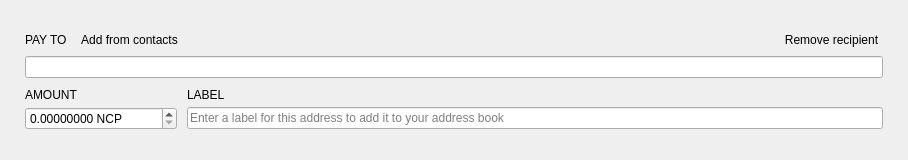
<?xml version="1.0" encoding="UTF-8"?>
<ui version="4.0">
 <class>TransferFrame</class>
 <widget class="QFrame" name="TransferFrame">
  <property name="geometry">
   <rect>
    <x>0</x>
    <y>0</y>
    <width>908</width>
    <height>160</height>
   </rect>
  </property>
  <property name="sizePolicy">
   <sizepolicy hsizetype="Preferred" vsizetype="Preferred">
    <horstretch>0</horstretch>
    <verstretch>150</verstretch>
   </sizepolicy>
  </property>
  <property name="minimumSize">
   <size>
    <width>0</width>
    <height>160</height>
   </size>
  </property>
  <property name="maximumSize">
   <size>
    <width>16777215</width>
    <height>160</height>
   </size>
  </property>
  <property name="windowTitle">
   <string>Frame</string>
  </property>
  <property name="styleSheet">
   <string notr="true"/>
  </property>
  <property name="frameShape">
   <enum>QFrame::NoFrame</enum>
  </property>
  <property name="frameShadow">
   <enum>QFrame::Plain</enum>
  </property>
  <layout class="QVBoxLayout" name="verticalLayout">
   <property name="spacing">
    <number>10</number>
   </property>
   <property name="leftMargin">
    <number>25</number>
   </property>
   <property name="rightMargin">
    <number>25</number>
   </property>
   <item>
    <spacer name="verticalSpacer_2">
     <property name="orientation">
      <enum>Qt::Vertical</enum>
     </property>
     <property name="sizeHint" stdset="0">
      <size>
       <width>20</width>
       <height>40</height>
      </size>
     </property>
    </spacer>
   </item>
   <item>
    <layout class="QGridLayout" name="gridLayout">
     <property name="verticalSpacing">
      <number>5</number>
     </property>
     <item row="0" column="0">
      <widget class="WalletGui::WalletNormalGrayTextLabel" name="m_payToTextLabel">
       <property name="sizePolicy">
        <sizepolicy hsizetype="Minimum" vsizetype="Minimum">
         <horstretch>0</horstretch>
         <verstretch>0</verstretch>
        </sizepolicy>
       </property>
       <property name="text">
        <string>PAY TO</string>
       </property>
       <property name="alignment">
        <set>Qt::AlignLeading|Qt::AlignLeft|Qt::AlignVCenter</set>
       </property>
       <property name="margin">
        <number>0</number>
       </property>
       <property name="indent">
        <number>0</number>
       </property>
      </widget>
     </item>
     <item row="0" column="1">
      <widget class="WalletGui::WalletTinyLinkLikeButton" name="m_addressBookButton">
       <property name="sizePolicy">
        <sizepolicy hsizetype="Preferred" vsizetype="Minimum">
         <horstretch>0</horstretch>
         <verstretch>0</verstretch>
        </sizepolicy>
       </property>
       <property name="cursor">
        <cursorShape>PointingHandCursor</cursorShape>
       </property>
       <property name="focusPolicy">
        <enum>Qt::NoFocus</enum>
       </property>
       <property name="layoutDirection">
        <enum>Qt::LeftToRight</enum>
       </property>
       <property name="text">
        <string>Add from contacts</string>
       </property>
       <property name="flat">
        <bool>true</bool>
       </property>
      </widget>
     </item>
     <item row="0" column="2">
      <spacer name="horizontalSpacer">
       <property name="orientation">
        <enum>Qt::Horizontal</enum>
       </property>
       <property name="sizeHint" stdset="0">
        <size>
         <width>318</width>
         <height>10</height>
        </size>
       </property>
      </spacer>
     </item>
     <item row="0" column="3" alignment="Qt::AlignBottom">
      <widget class="WalletGui::WalletTinyLinkLikeButton" name="m_removeButton">
       <property name="sizePolicy">
        <sizepolicy hsizetype="Preferred" vsizetype="Minimum">
         <horstretch>0</horstretch>
         <verstretch>0</verstretch>
        </sizepolicy>
       </property>
       <property name="cursor">
        <cursorShape>PointingHandCursor</cursorShape>
       </property>
       <property name="focusPolicy">
        <enum>Qt::NoFocus</enum>
       </property>
       <property name="text">
        <string>Remove recipient</string>
       </property>
       <property name="flat">
        <bool>true</bool>
       </property>
      </widget>
     </item>
     <item row="1" column="0" colspan="4">
      <widget class="WalletGui::ClearableLineEdit" name="m_sendAddressEdit">
       <property name="styleSheet">
        <string notr="true">[errorState=&quot;true&quot;] {
  border-color: #ef3131;
}</string>
       </property>
      </widget>
     </item>
    </layout>
   </item>
   <item>
    <layout class="QGridLayout" name="gridLayout_2">
     <property name="verticalSpacing">
      <number>5</number>
     </property>
     <item row="0" column="0">
      <widget class="WalletGui::WalletNormalGrayTextLabel" name="m_amountTextLabel">
       <property name="text">
        <string>AMOUNT</string>
       </property>
       <property name="alignment">
        <set>Qt::AlignBottom|Qt::AlignLeading|Qt::AlignLeft</set>
       </property>
       <property name="indent">
        <number>0</number>
       </property>
      </widget>
     </item>
     <item row="0" column="1">
      <widget class="WalletGui::WalletNormalGrayTextLabel" name="m_labelTextLabel">
       <property name="text">
        <string>LABEL</string>
       </property>
       <property name="alignment">
        <set>Qt::AlignBottom|Qt::AlignLeading|Qt::AlignLeft</set>
       </property>
       <property name="indent">
        <number>0</number>
       </property>
      </widget>
     </item>
     <item row="1" column="0">
      <widget class="QDoubleSpinBox" name="m_sendAmountSpin">
       <property name="focusPolicy">
        <enum>Qt::ClickFocus</enum>
       </property>
       <property name="layoutDirection">
        <enum>Qt::LeftToRight</enum>
       </property>
       <property name="styleSheet">
        <string notr="true">[errorState=&quot;true&quot;] {
  border-color: #ef3131;
}</string>
       </property>
       <property name="buttonSymbols">
        <enum>QAbstractSpinBox::UpDownArrows</enum>
       </property>
       <property name="suffix">
        <string notr="true"> NCP</string>
       </property>
       <property name="decimals">
        <number>8</number>
       </property>
       <property name="minimum">
        <double>0.000000000000000</double>
       </property>
       <property name="maximum">
        <double>500000000.000000000000000</double>
       </property>
       <property name="value">
        <double>0.000000000000000</double>
       </property>
      </widget>
     </item>
     <item row="1" column="1">
      <widget class="WalletGui::ClearableLineEdit" name="m_sendLabelEdit">
       <property name="styleSheet">
        <string notr="true">[errorState=&quot;true&quot;] {
  border-color: #ef3131;
}</string>
       </property>
       <property name="placeholderText">
        <string>Enter a label for this address to add it to your address book</string>
       </property>
      </widget>
     </item>
    </layout>
   </item>
   <item>
    <spacer name="verticalSpacer">
     <property name="orientation">
      <enum>Qt::Vertical</enum>
     </property>
     <property name="sizeHint" stdset="0">
      <size>
       <width>20</width>
       <height>40</height>
      </size>
     </property>
    </spacer>
   </item>
  </layout>
 </widget>
 <customwidgets>
  <customwidget>
   <class>WalletGui::WalletNormalGrayTextLabel</class>
   <extends>QLabel</extends>
   <header>Gui/Common/WalletTextLabel.h</header>
  </customwidget>
  <customwidget>
   <class>WalletGui::ClearableLineEdit</class>
   <extends>QLineEdit</extends>
   <header>Gui/Common/ClearableLineEdit.h</header>
  </customwidget>
  <customwidget>
   <class>WalletGui::WalletTinyLinkLikeButton</class>
   <extends>QPushButton</extends>
   <header>Gui/Common/WalletLinkLikeButton.h</header>
  </customwidget>
 </customwidgets>
 <tabstops>
  <tabstop>m_sendAddressEdit</tabstop>
  <tabstop>m_sendAmountSpin</tabstop>
  <tabstop>m_sendLabelEdit</tabstop>
  <tabstop>m_addressBookButton</tabstop>
  <tabstop>m_removeButton</tabstop>
 </tabstops>
 <resources/>
 <connections>
  <connection>
   <sender>m_removeButton</sender>
   <signal>clicked()</signal>
   <receiver>TransferFrame</receiver>
   <slot>deleteLater()</slot>
   <hints>
    <hint type="sourcelabel">
     <x>797</x>
     <y>41</y>
    </hint>
    <hint type="destinationlabel">
     <x>445</x>
     <y>79</y>
    </hint>
   </hints>
  </connection>
  <connection>
   <sender>m_addressBookButton</sender>
   <signal>clicked()</signal>
   <receiver>TransferFrame</receiver>
   <slot>addressBookClicked()</slot>
   <hints>
    <hint type="sourcelabel">
     <x>136</x>
     <y>41</y>
    </hint>
    <hint type="destinationlabel">
     <x>445</x>
     <y>79</y>
    </hint>
   </hints>
  </connection>
  <connection>
   <sender>m_sendAddressEdit</sender>
   <signal>textChanged(QString)</signal>
   <receiver>TransferFrame</receiver>
   <slot>labelOrAddressChanged(QString)</slot>
   <hints>
    <hint type="sourcelabel">
     <x>445</x>
     <y>56</y>
    </hint>
    <hint type="destinationlabel">
     <x>445</x>
     <y>79</y>
    </hint>
   </hints>
  </connection>
  <connection>
   <sender>m_sendLabelEdit</sender>
   <signal>textChanged(QString)</signal>
   <receiver>TransferFrame</receiver>
   <slot>labelOrAddressChanged(QString)</slot>
   <hints>
    <hint type="sourcelabel">
     <x>582</x>
     <y>128</y>
    </hint>
    <hint type="destinationlabel">
     <x>445</x>
     <y>79</y>
    </hint>
   </hints>
  </connection>
  <connection>
   <sender>m_sendAmountSpin</sender>
   <signal>valueChanged(QString)</signal>
   <receiver>TransferFrame</receiver>
   <slot>amountStringChanged(QString)</slot>
   <hints>
    <hint type="sourcelabel">
     <x>124</x>
     <y>124</y>
    </hint>
    <hint type="destinationlabel">
     <x>453</x>
     <y>79</y>
    </hint>
   </hints>
  </connection>
  <connection>
   <sender>m_sendAddressEdit</sender>
   <signal>textChanged(QString)</signal>
   <receiver>TransferFrame</receiver>
   <slot>addressChanged(QString)</slot>
   <hints>
    <hint type="sourcelabel">
     <x>453</x>
     <y>69</y>
    </hint>
    <hint type="destinationlabel">
     <x>453</x>
     <y>79</y>
    </hint>
   </hints>
  </connection>
 </connections>
 <slots>
  <slot>addressBookClicked()</slot>
  <slot>pasteClicked()</slot>
  <slot>labelOrAddressChanged(QString)</slot>
  <slot>addressChanged(QString)</slot>
  <slot>amountStringChanged(QString)</slot>
 </slots>
</ui>
